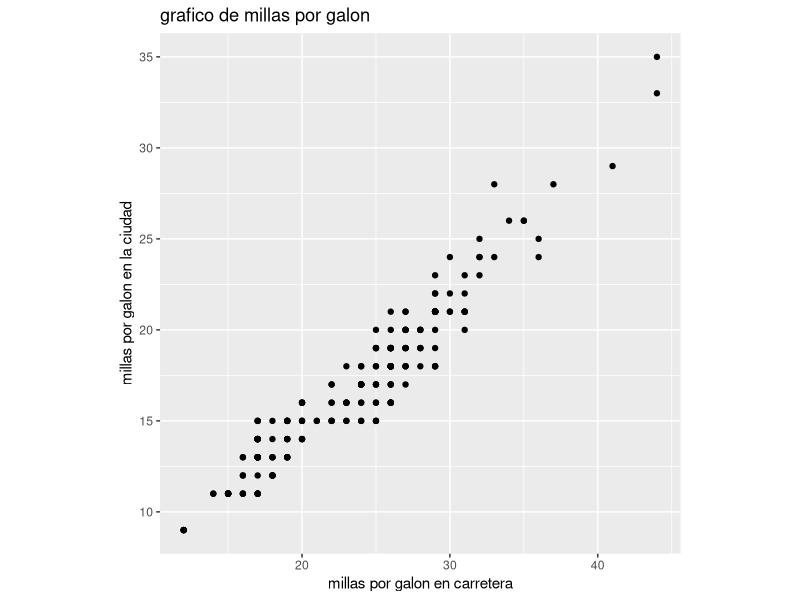

Source code (R):
## ---- chunk 1
knitr::opts_chunk$set(echo = TRUE)
## ---- chunk 2
library(ggplot2)
ggplot(data=mpg,aes(x=hwy, y=cty))+ geom_point()+theme(aspect.ratio=1)+ labs(x="millas por galon en carretera", y="millas por galon en la ciudad", title="grafico de millas por galon")
## ---- chunk 3
library(xtable)
xtable(mtcars[1:5,1:5])
